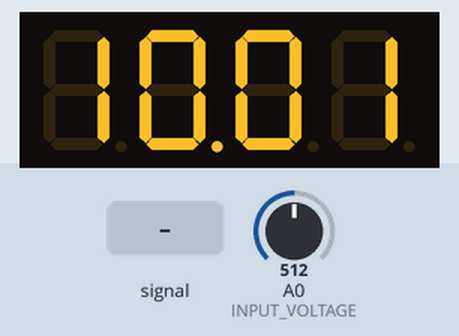
Simulated run of this program. Board: Arduino Uno, built with avr-gcc and run on an emulated ATmega328P. Shown: 4-digit seven-segment display. The test bench sets the inputs (shaded band); at power-on: A0 (INPUT_VOLTAGE) = 512.

Above: at 1.2 s.
1.3 s: A0 (INPUT_VOLTAGE) fed a 200 Hz sine of ±81 counts around its level
At 1.45 s:
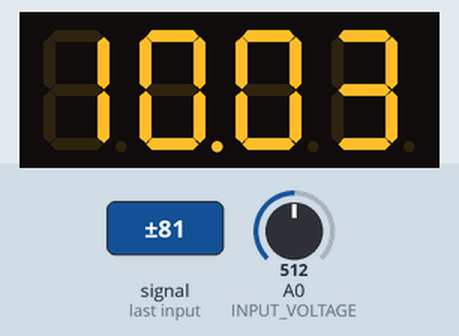
2.8 s: A0 (INPUT_VOLTAGE) set to 716
At 4.3 s:
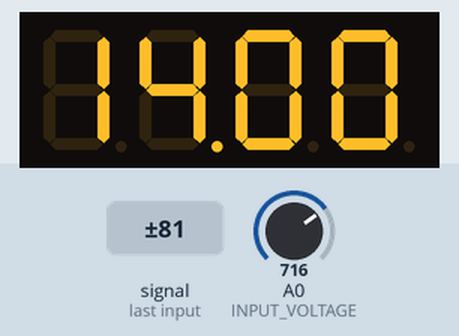
4.6 s: A0 (INPUT_VOLTAGE) set to 0
At 5.6 s:
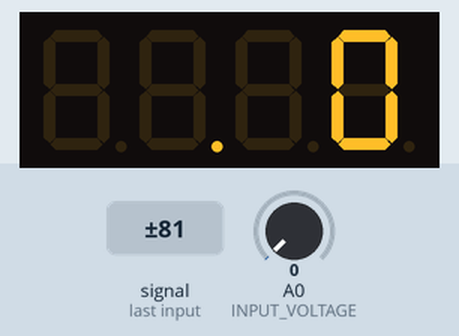
6.4 s: A0 (INPUT_VOLTAGE) set to 60
At 7.9 s:
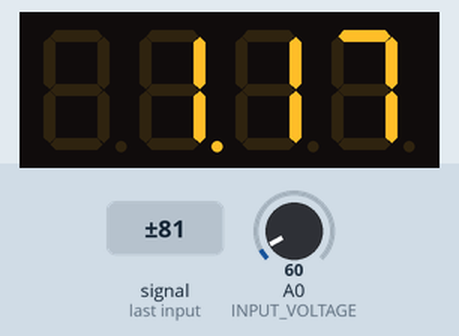
Timing chart, 0 to 9.2 s (numbered marks = the images above; inputs shaded):
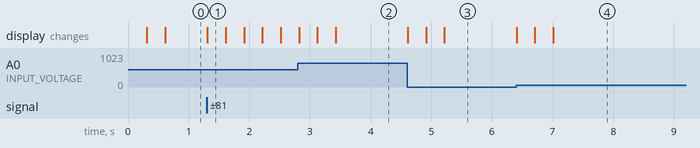

The program:

main.cpp
```cpp
#include <Arduino.h>
#include "HT16K33.h"
#include <Wire.h>
#define INPUT_VOLTAGE A0
#define REFFERENDCE_VOLTAGE 5
#define DIVISION_FACTOR 4
HT16K33 display(0X70);
float filtered_voltage = 0;

void setup() {
  Wire.begin();
  display.begin();
  display.setBrightness(9);
}

void loop() {
  long sum = 0;
  for(int i=0; i<50; i++){
    int ADC_value = analogRead(INPUT_VOLTAGE);
    sum += ADC_value;
  }
  float average_ADC_value = sum / 50.0;
  float real_voltage = (float)average_ADC_value / 1023.0 * REFFERENDCE_VOLTAGE * DIVISION_FACTOR;
  filtered_voltage = 0.1 * real_voltage + 0.9 * filtered_voltage;
  display.displayFixedPoint2(filtered_voltage);
}
```

Measured:
- after the input at 1.3 s, the display: changes at once (image 1)
- after the input at 4.6 s, the display: first changes at once (image 3 shows a later state)
- after the input at 6.4 s, the display: first changes at once (image 4 shows a later state)
